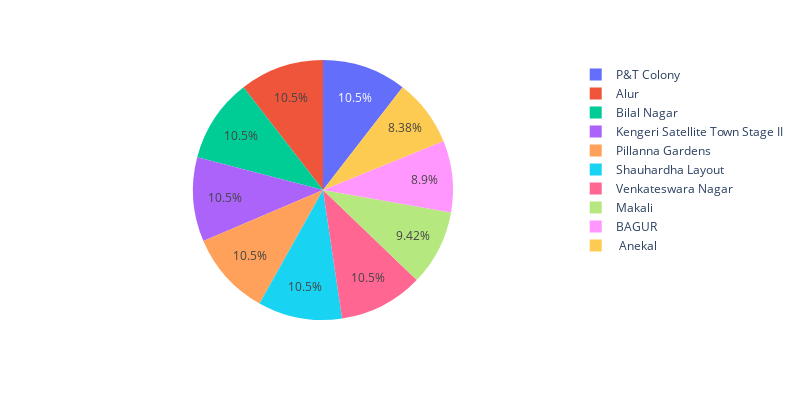

The notebook cell this image was saved under:
### Code cell
#visualization
fig=px.pie(min_price_top10,names='location',values='price')
fig.update_layout(width=800,height=400)
fig.show()

### Figure 1 — Plotly figure (JSON) as saved in the notebook; plotly's stock layout.template omitted (floating-point values rounded to 4 significant figures)
{"data": [{"domain": {"x": [0, 1], "y": [0, 1]}, "hovertemplate": "location=%{label}<br>price=%{value}<extra></extra>", "labels": [" Anekal", "BAGUR", "Makali", "Alur", "Bilal Nagar", "Kengeri Satellite Town Stage II", "Pillanna Gardens", "Shauhardha Layout", "Venkateswara Nagar", "P&T Colony"], "legendgroup": "", "name": "", "showlegend": true, "type": "pie", "values": [16, 17, 18, 20, 20, 20, 20, 20, 20, 20.03]}], "layout": {"height": 400, "legend": {"tracegroupgap": 0}, "margin": {"t": 60}, "width": 800}}
